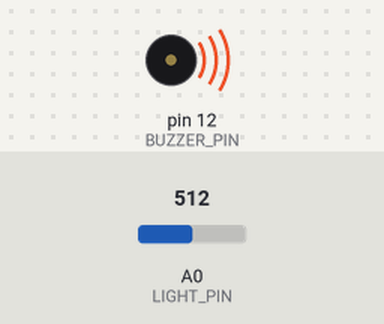
The sketch below on a simulated Arduino Uno, built with avr-gcc and run on an emulated ATmega328P. On the bench: buzzer (waves = sounding). The test bench sets the inputs (shaded band); at power-on: A0 (LIGHT_PIN) = 512. What the sketch prints to the serial monitor is not drawn.

Above: at 0.1 s.
Timing chart, 0 to 1.6 s (numbered marks = the images above):
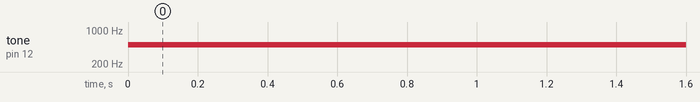

The sketch:

Challenge04_LimitPitch.ino
```cpp
// Complete example solution for Lesson08, challenge 04.
const int LIGHT_PIN = A0, BUZZER_PIN = 12;
void setup() {
  Serial.begin(9600);
}
void loop() {
  int r = analogRead(LIGHT_PIN);
  int pitch = constrain(map(r, 0, 1023, 200, 800), 200, 800);
  tone(BUZZER_PIN, pitch);
  Serial.print(r);
  Serial.print(" ");
  Serial.println(pitch);
  delay(100);
}
```

Measured:
- by itself, tone on pin 12 (BUZZER_PIN): silent → 500 Hz at 0.00 s
